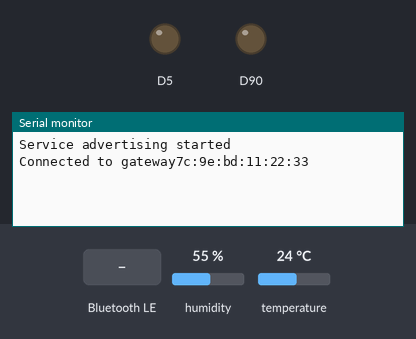
Simulated run of this sketch. Board: Arduino Nano 33 BLE. Shown: output pins drawn as LEDs (lit = HIGH), the last lines printed to the serial monitor. The test bench sets the inputs (shaded band); at power-on: humidity 55 %, temperature 24 °C. Nothing arrives over Bluetooth unless stated; a phone connects over Bluetooth LE 3 s after start.

Above: at 3.8 s.
3.9 s: Bluetooth LE write "5" received
At 4.6 s:
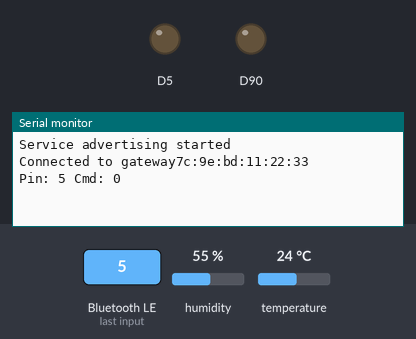
14.5 s: Bluetooth LE write "90" received
At 15.0 s:
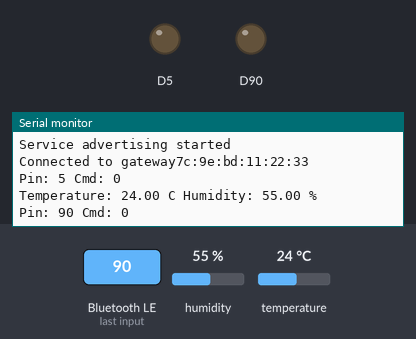

The sketch:

IoT_arduino_code.ino
```cpp
#include <ArduinoBLE.h>
#include <Arduino_HTS221.h>

unsigned long lastUpdate = 0;
const int POLLING_INTERVAL = 10000;

// UUIDs
#define ENV_SERVICE_UUID  "12345678-1234-5678-1234-56789abcdef0"
#define TEMP_CHAR_UUID    "12345678-1234-5678-1234-56789abcdef1"
#define HUM_CHAR_UUID     "12345678-1234-5678-1234-56789abcdef2"
#define CMD_CHAR_UUID     "12345678-1234-5678-1234-56789abcdef3"

BLEService envService(ENV_SERVICE_UUID);

// Temperature and humidity BLE notify characteristics
BLEFloatCharacteristic tempChar(TEMP_CHAR_UUID, BLERead | BLENotify);
BLEFloatCharacteristic humChar(HUM_CHAR_UUID, BLERead | BLENotify);

// BLE write characteristic for commands
BLECharacteristic cmdChar(CMD_CHAR_UUID, BLEWrite | BLEWriteWithoutResponse, 128);

void setup() {
  Serial.begin(9600);

  // Initialize HTS221 sensor / stop if error
  if (!HTS.begin()) {
    Serial.println("Failed to initialize HTS221 sensor");
    while (1);
  }

  // Initialize BLE / stop if error
  if (!BLE.begin()) {
    Serial.println("Starting BLE failed!");
    while (1);
  }

  // BLE config
  BLE.setLocalName("nano");
  BLE.setAdvertisedService(envService);

  // Env service config
  envService.addCharacteristic(tempChar);
  envService.addCharacteristic(humChar);
  envService.addCharacteristic(cmdChar);
  BLE.addService(envService);

  // Init
  tempChar.writeValue(0.0f);
  humChar.writeValue(0.0f);

  // Start service advertising
  BLE.advertise();
  Serial.println("Service advertising started");
}

void loop() {
  BLEDevice central = BLE.central();

  if (central) {
    Serial.print("Connected to gateway");
    Serial.println(central.address());

    while (central.connected()) {

      // Keep alive
      BLE.poll();

      // Read sensor every polling interval
      unsigned long now = millis();
      if (now - lastUpdate >= POLLING_INTERVAL) {
        lastUpdate = now;

        // Read temp and humid, and round to 2 decimals
        float temperature = HTS.readTemperature();
        float humidity = HTS.readHumidity();
        temperature = round(temperature * 100.0) / 100.0;
        humidity    = round(humidity * 100.0) / 100.0;

        // Update BLE characteristics
        tempChar.writeValue(temperature);
        humChar.writeValue(humidity);

        // Print to serial monitor for debug
        Serial.print("Temperature: ");
        Serial.print(temperature);
        Serial.print(" C Humidity: ");
        Serial.print(humidity);
        Serial.println(" %");
      }

      // Command handling
      if (cmdChar.written()) {

        int len = cmdChar.valueLength();
        char buf[32];

        // Copy data to puffer
        memcpy(buf, cmdChar.value(), len);
        buf[len] = '\0';

        // Command parsing
        // Command format: "pin,cmd/new state"
        int pin = atoi(strtok(buf, ","));
        int cmd = atoi(strtok(NULL, ","));

        // Print to serial monitor for debug
        Serial.print("Pin: ");
        Serial.print(pin);
        Serial.print(" Cmd: ");
        Serial.println(cmd);

        // Set pin mode and pin state to commanded state
        pinMode(pin, OUTPUT);
        digitalWrite(pin, cmd ? HIGH : LOW);
    }
    }
    Serial.println("Gateway disconnected");
  }
}
```

Measured:
- after the input at 3.9 s, the serial monitor: prints a new line at once (image 1)
- after the input at 14.5 s, the serial monitor: prints a new line at once (image 2)
